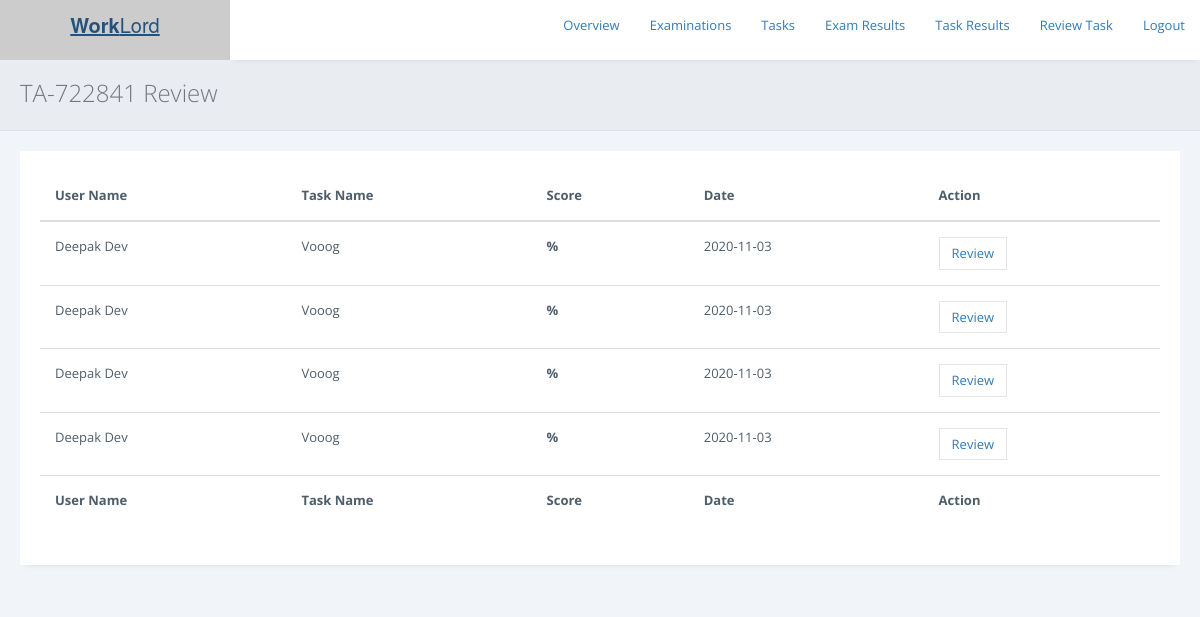
Page /exams/admin/view-tasks.php?tid=TA-722841 on the earlier database version.
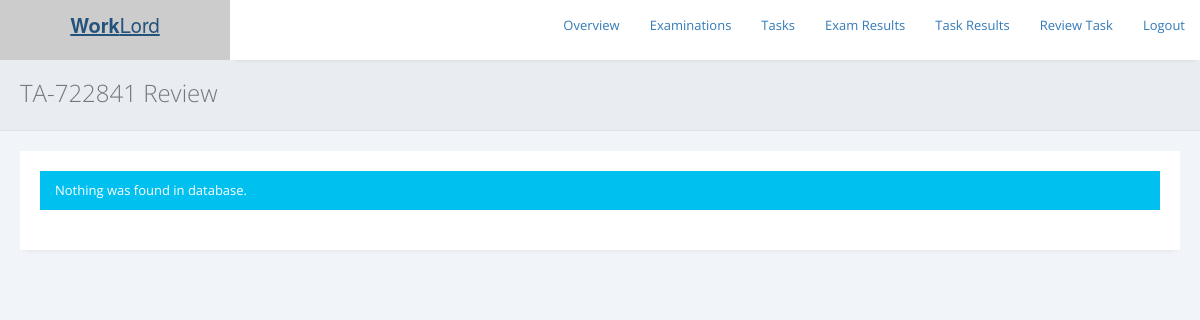
Same page on the later database version.
### tables this page shows
CREATE TABLE `task_assessment_records` (
  `record_id` int(11) NOT NULL,
  `id_user` varchar(255) NOT NULL,
  `task_id` varchar(255) NOT NULL,
  `link` varchar(500) NOT NULL,
  `score` int(255) NOT NULL DEFAULT 0,
  `status` int(255) NOT NULL DEFAULT 0,
  `date` varchar(255) NOT NULL
);

CREATE TABLE `users` (
  `id_user` int(11) NOT NULL,
  `firstname` varchar(255) NOT NULL,
  `lastname` varchar(255) NOT NULL,
  `email` varchar(255) NOT NULL,
  `address` text DEFAULT NULL,
  `city` varchar(255) DEFAULT NULL,
  `state` varchar(255) DEFAULT NULL,
  `contactno` varchar(255) DEFAULT NULL,
  `qualification` varchar(255) DEFAULT NULL,
  `stream` varchar(255) DEFAULT NULL,
  `passingyear` varchar(255) DEFAULT NULL,
  `dob` varchar(255) DEFAULT NULL,
  `age` varchar(255) DEFAULT NULL,
  `designation` varchar(255) DEFAULT NULL,
  `resume` varchar(255) DEFAULT NULL,
  `active` int(11) NOT NULL DEFAULT 1,
  `aboutme` text NOT NULL,
  `skills` text DEFAULT NULL
);

CREATE TABLE `tasks` (
  `task_id` varchar(255) NOT NULL,
  `task_name` varchar(255) NOT NULL,
  `passmark` int(255) NOT NULL,
  `terms` longtext NOT NULL,
  `status` varchar(255) NOT NULL DEFAULT 'Inactive',
  `question` longtext NOT NULL
);

### exams/admin/view-tasks.php (the view, shortened to what this page needs)
<?php
include 'includes/check_reply.php';
if (isset($_GET['tid'])) {
include '../../db.php';
$task_id = $_GET['tid'];
$sql = "SELECT * FROM task_assessment_records WHERE task_id = '$task_id'";
$result = $conn->query($sql);
if ($result->num_rows > 0) {
    while($row = $result->fetch_assoc()) {
    $task_id = $row['task_id'];
    }
} else {
}
}else{
header("location:./");
}
?>
<!DOCTYPE html>
<html>
<head>
<link rel="stylesheet" href="https://cdnjs.cloudflare.com/ajax/libs/twitter-bootstrap/3.3.7/css/bootstrap.min.css">
<link rel="stylesheet" href="https://cdnjs.cloudflare.com/ajax/libs/font-awesome/4.7.0/css/font-awesome.min.css">
<link rel="stylesheet" href="https://cdnjs.cloudflare.com/ajax/libs/ionicons/2.0.1/css/ionicons.min.css">
<link rel="stylesheet" href="../../css/AdminLTE.min.css">
        <link href="../assets/plugins/pace-master/themes/blue/pace-theme-flash.css" rel="stylesheet"/>
        <link href="../assets/plugins/uniform/css/uniform.default.min.css" rel="stylesheet"/>
        <link href="../assets/plugins/bootstrap/css/bootstrap.min.css" rel="stylesheet" type="text/css"/>
        <link href="../assets/plugins/fontawesome/css/font-awesome.css" rel="stylesheet" type="text/css"/>
        <link href="../assets/plugins/line-icons/simple-line-icons.css" rel="stylesheet" type="text/css"/>
        <link href="../assets/plugins/offcanvasmenueffects/css/menu_cornerbox.css" rel="stylesheet" type="text/css"/>
        <link href="../assets/plugins/waves/waves.min.css" rel="stylesheet" type="text/css"/>
        <link href="../assets/plugins/switchery/switchery.min.css" rel="stylesheet" type="text/css"/>
        <link href="../assets/plugins/3d-bold-navigation/css/style.css" rel="stylesheet" type="text/css"/>
        <link href="../assets/plugins/slidepushmenus/css/component.css" rel="stylesheet" type="text/css"/>
        <link href="../assets/plugins/datatables/css/jquery.datatables.min.css" rel="stylesheet" type="text/css"/>
        <link href="../assets/plugins/datatables/css/jquery.datatables_themeroller.css" rel="stylesheet" type="text/css"/>
        <link href="../assets/plugins/x-editable/bootstrap3-editable/css/bootstrap-editable.css" rel="stylesheet" type="text/css">
        <link href="../assets/plugins/bootstrap-datepicker/css/datepicker3.css" rel="stylesheet" type="text/css"/>
		<link href="../assets/plugins/select2/css/select2.min.css" rel="stylesheet" type="text/css"/>
        <link href="../assets/css/modern.min.css" rel="stylesheet" type="text/css"/>
        <link href="../assets/css/themes/green.css" class="theme-color" rel="stylesheet" type="text/css"/>
        <link href="../assets/css/custom.css" rel="stylesheet" type="text/css"/>
        <link href="../assets/css/snack.css" rel="stylesheet" type="text/css"/>
        <link href="../assets/plugins/summernote-master/summernote.css" rel="stylesheet" type="text/css"/>
        <link href="../assets/plugins/bootstrap-datepicker/css/datepicker3.css" rel="stylesheet" type="text/css"/>
        <link href="../assets/plugins/bootstrap-colorpicker/css/colorpicker.css" rel="stylesheet" type="text/css"/>
        <link href="../assets/plugins/bootstrap-tagsinput/bootstrap-tagsinput.css" rel="stylesheet" type="text/css"/>
        <link href="../assets/plugins/bootstrap-timepicker/css/bootstrap-timepicker.min.css" rel="stylesheet" type="text/css"/>
    </head>
    <body <?php if ($ms == "1") { print 'onload="myFunction()"'; } ?> >
        <main class="content-wrap">
  <header class="main-header">
    <a href="../../index.php" class="logo logo-bg">
      <span class="logo-lg"><b>Work</b>Lord</span>
    </a>
    <nav class="navbar navbar-static-top">
      <div class="navbar-custom-menu">
        <ul class="nav navbar-nav">
		<li><a href="./">Overview</a></li>
		<li><a href="examinations.php">Examinations</a></li>
		<li><a href="tasks.php">Tasks</a></li>
		<li><a href="results.php">Exam Results</a></li>
		<li><a href="view-taskresults.php">Task Results</a></li>
		<li><a href="reviewtask.php">Review Task</a></li>
		<li><a href="../../logout.php">Logout</a></li>
        </ul>
      </div>
    </nav>
  </header>
            <div class="page-inner">
                <div class="page-title">
                    <h3><?php echo "$task_id" ?> Review</h3>
                </div>
                <div id="main-wrapper">
                    <div class="row">
                        <div class="col-md-12">
						<div class="row">
                            <div class="col-md-12">
                                <div class="panel panel-white">
                                    <div class="panel-body">
                                                        <div class="table-responsive">
										   <?php
										   include '../../db.php';
										   $sql = "SELECT * FROM task_assessment_records,users,tasks WHERE task_assessment_records.task_id = '$task_id' && tasks.task_id = '$task_id' && users.id_user=task_assessment_records.id_user && task_assessment_records.status=0";
                                           $result = $conn->query($sql);
                                           if ($result->num_rows > 0) {
										print '
										<table id="example" class="display table" style="width: 100%; cellspacing: 0;">
                                        <thead>
                                            <tr>
                                                <th>User Name</th>
												<th>Task Name</th>
                                                <th>Score</th>
												<th>Date</th>
                                                <th>Action</th>
                                            </tr>
                                        </thead>
                                        <tfoot>
                                            <tr>
                                                <th>User Name</th>
												<th>Task Name</th>
                                                <th>Score</th>
												<th>Date</th>
                                                <th>Action</th>
                                            </tr>
                                        </tfoot>
                                        <tbody>';
                                           while($row = $result->fetch_assoc()) {
											   if($row['score']==0)
												{
												$score="Not Reviewed";
												}
												else{
												$score=$row['score'].'%';
												}
                                          print '
										       <tr>
                                                <td>'.$row['firstname'].' '.$row['lastname'].'</td>
                                                <td>'.$row['task_name'].'</td>
                                                <td><b>'.$score.'</b></td>
												<td>'.$row['date'].'</td>
												<td><div class="btn-group" role="group">
                                                <button type="button" class="btn btn-default" >
                                                <a'; ?> onclick = "return confirm('Review task for <?php echo $row['firstname'].' '.$row['lastname']; ?> ?')" <?php print ' href="review-taskassessment.php?rid='.$row['record_id'].'&tid='.$task_id.'">Review</a>
                                                </button>
                                            </div></td>
                                            </tr>';
                                           }
										   print '
									   </tbody>
                                       </table>  ';
                                            } else {
											print '
												<div class="alert alert-info" role="alert">
                                        Nothing was found in database.
                                    </div>';
                                           }
										   ?>
                                    </div>
                                    </div>
                                </div>
                            </div>
                        </div>
                        </div>
                    </div>
                </div>
            </div>
        </main>
    </body>
</html>

Differences in the rows shown:
removed task_assessment_records: task "TA-722841", id_user.firstname "Deepak", id_user.lastname "Dev", task.task_name "Vooog", score "%", date "2020-11-03"
no longer on one of the page's lists (row edited): task_assessment_records: id_user.firstname "Deepak", id_user.lastname "Dev", task.task_name "Vooog", score "%", date "2020-11-03"
removed task_assessment_records: id_user.firstname "Deepak", id_user.lastname "Dev", task.task_name "Vooog", score "%", date "2020-11-03"
removed task_assessment_records: id_user.firstname "Deepak", id_user.lastname "Dev", task.task_name "Vooog", score "%", date "2020-11-03"
Other differences:
text no longer shown: "User Name Task Name Score Date Action User Name Task Name Score Date Action"
text now shown: "Nothing was found in database."
